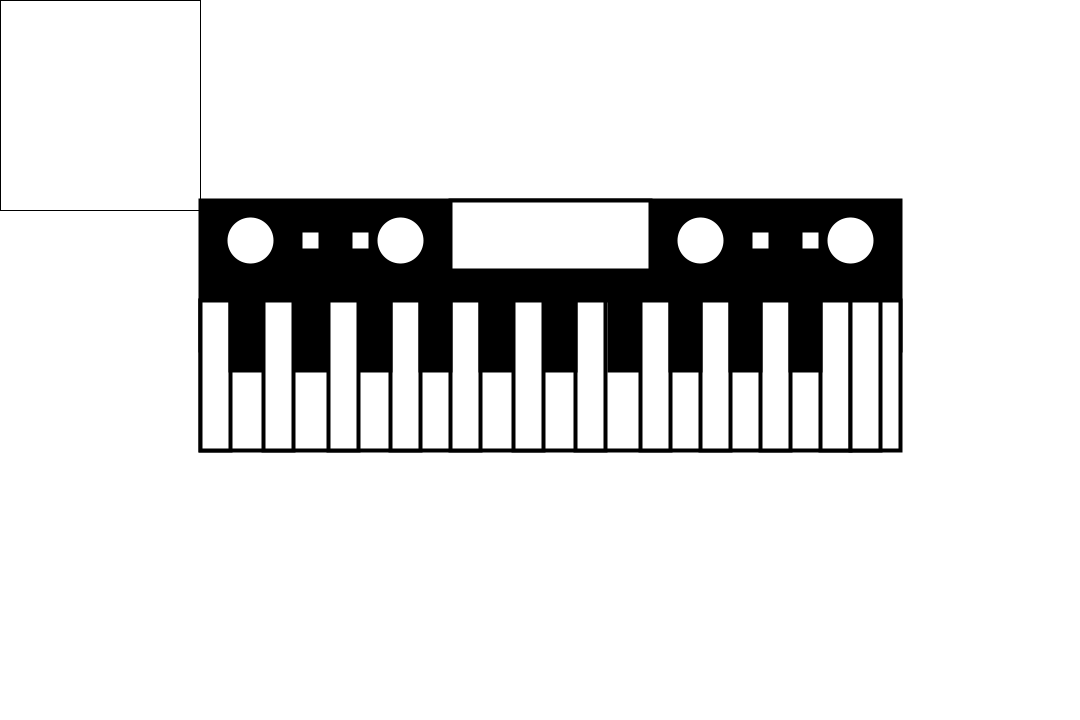
Frame 1 (no input)
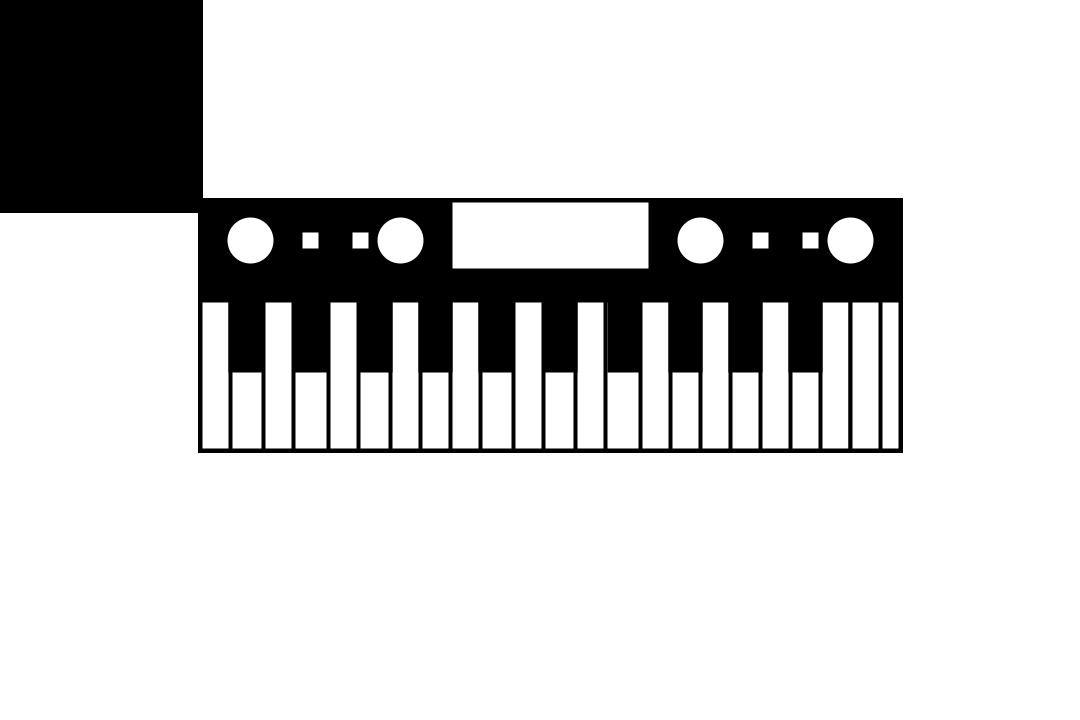
Frame 60 (the mouse pressed at the canvas centre just before this capture)
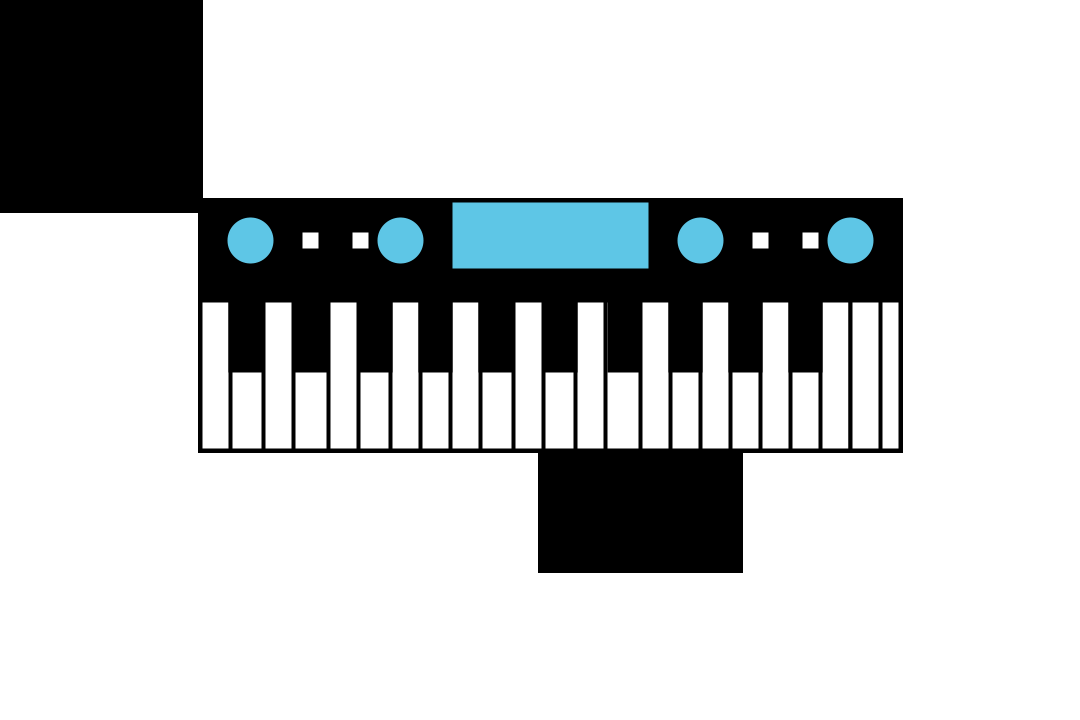
Frame 120 (the mouse held since frame 60 and released just before this capture)

The Processing sketch that drew these frames (run headless with seeded random() and noise(); from frame 60 on, the mouse is pressed at the canvas centre):

// Processing sketch: Midterm_Resubmission
// ── Midterm_Resubmission.pde
//This project is a combination of two of my assignment

boolean displayPiano = true;//set the apparition of the piano
boolean smallHouse  = false;//If display piano is shown the small house is not show
float xMove = 2; // Declare and initialize xMove 
float yMove = 2; // Declare and initialize y`Move 
// set the initial state of the door
boolean doorOpen = false;

void setup() {
  size(1080, 720);
  background(255);
}

void draw() {
  if (displayPiano) {
rect(mouseX, mouseY, 200,210);//background change to black
strokeWeight(4);
fill(0);
rect(200,200,700,150);
fill(255);
if (mousePressed) {
  fill(94, 198, 230);// blue color
}
//first part of the piano
rect(450,200,200,70);//small screen 
circle(250, 240, 50);//small circle 1
circle(400, 240, 50);//2
circle(700, 240, 50);//3
circle(850, 240, 50);//4

fill(255);
rect(300,230,20,20);//small square 
rect(350,230,20,20);
rect(750,230,20,20);
rect(800,230,20,20);

//second part of the piano

rect(200,300,700,150);
//rect(200,400,800,250);

//line
//fill(204,153,0);
rect(200,300,30,150);//1
rect(263,300,30,150);
rect(328,300,30,150);//2
rect(390,300,30,150);//3
rect(450,300,30,150);
rect(513,300,30,150);
rect(575,300,30,150);
rect(640,300,30,150);
rect(700,300,30,150);
rect(760,300,30,150);
rect(820,300,30,150);
rect(850,300,30,150);

  
fill(0);  
rect(230,300,30,70);//1
rect(295,300,30,70);//2
rect(360,300,30,70);//3
rect(420,300,30,70);//4
rect(480,300,30,70);
    
  rect(545,300,30,70);
  rect(609,300,30,70);
  rect(670,300,30,70);
  rect(730,300,30,70);
  rect(790,300,30,70);
  }
  else { // Small house
    background(0);
  
    // set the position of the house
    int x = width/2 - 250;
    int y = height/2 - 350;

    // draw the house
    fill(204, 153, 0); // body
    rect(x, y+300, 500, 350);

    // draw the door
    fill(255);
    if (doorOpen) {
    rect(x+200, y+620, 100, 220);
  } else {
    rect(x+200, y+620, 100, 70);
  }
  
  
  // draw the windows
  fill(46, 136, 242);
  rect(x+100, y+390, 100, 90);
  rect(x+300, y+390, 100, 90);
  fill(0);
  ellipse(x+150, y+435, 40, 40); // add ellipse in the first window
  ellipse(x+350, y+435, 40, 40); // add ellipse in the second window

  // draw the roof
  strokeWeight(4);
  fill(0, 0, 255);
  triangle(x, y+300, x+500, y+300, x+250, y+70);
   }
  }

void keyPressed() {
  // toggle the state of the door when the "u" key is pressed
  if (key == 'u') {
   doorOpen = !doorOpen;
 }

 if (key == 'A') { // Piano is display when T and small house is display when Y is pressed
    displayPiano = true;
 } else if (key == 'b') {
    displayPiano = true;
  
  } else {
  displayPiano = false;
  smallHouse = false;
  }
}
void mousePressed() { //Change the color of the small square 
  fill(204, 153, 0);
  xMove = random(0, 2); // Assign a random value to xMove
  yMove = random(2, 1); // Assign a random value to yMove 
} 
void resetSketch() {
  displayPiano = true;
  smallHouse  = false;
  doorOpen = false;
  background(255);
}
